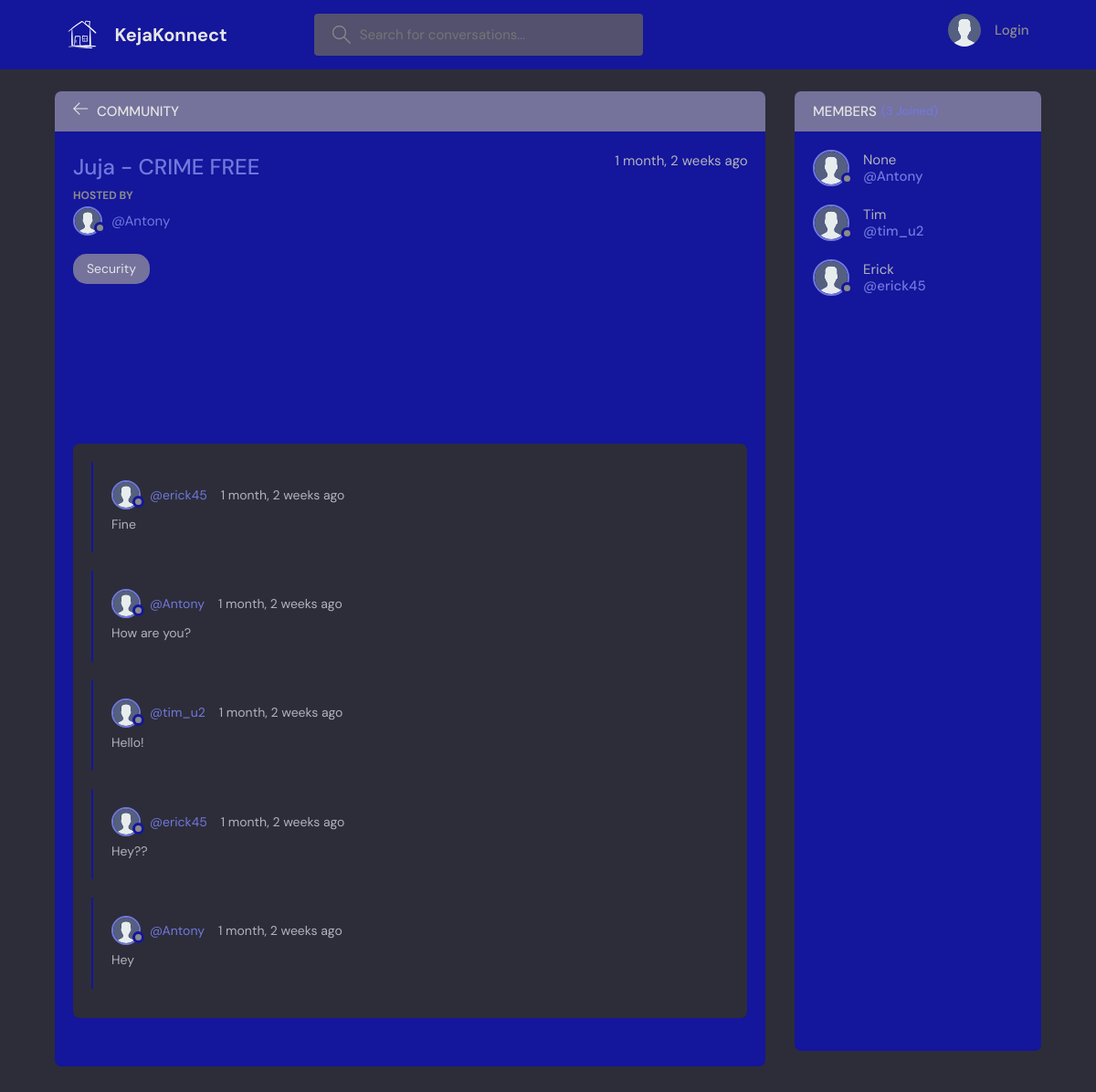
The page /room/1/ on the database its author committed.
### base/models.py (models this page shows, shortened)
class Room(models.Model):
    host = models.ForeignKey(User, on_delete=models.SET_NULL, null=True)
    topic = models.ForeignKey(Topic, on_delete=models.SET_NULL, null=True)
    name = models.CharField(max_length=200)
    description = models.TextField(null=True, blank=True)
    participants = models.ManyToManyField(
        User, related_name='participants', blank=True)
    updated = models.DateTimeField(auto_now=True)
    created = models.DateTimeField(auto_now_add=True)
    class Meta:
        ordering = ['-updated', '-created']

class User(AbstractUser):
    name = models.CharField(max_length=200, null=True)
    email = models.EmailField(unique=True, null=True)
    bio = models.TextField(null=True)
    avatar = models.ImageField(null=True, default="avatar.svg")
    USERNAME_FIELD = 'email'
    REQUIRED_FIELDS = ['username']

class Topic(models.Model):
    name = models.CharField(max_length=200)
    def __str__(self):
        return self.name

class Message(models.Model):
    user = models.ForeignKey(User, on_delete=models.CASCADE)
    room = models.ForeignKey(Room, on_delete=models.CASCADE)
    body = models.TextField()
    updated = models.DateTimeField(auto_now=True)
    created = models.DateTimeField(auto_now_add=True)
    class Meta:
        ordering = ['-updated', '-created']

### base/views.py (the view, shortened to what this page needs)
# urls.py: path('room/<str:pk>/', views.room, name="room"),
def room(request, pk):
    room = Room.objects.get(id=pk)
    room_messages = room.message_set.all()
    participants = room.participants.all()
    context = {'room': room, 'room_messages': room_messages,
               'participants': participants}
    return render(request, 'base/room.html', context)

### base/templates/base/room.html (shortened to what this page needs)
{% extends 'main.html' %}
{% block content %}
<main class="profile-page layout layout--2">
  <div class="container">
    <div class="room">
      <div class="room__top">
        <div class="room__topLeft">
          <a href="{% url 'home' %}">
            <svg version="1.1" xmlns="http://www.w3.org/2000/svg" width="32" height="32" viewBox="0 0 32 32">
              <title>arrow-left</title>
              <path
                d="M13.723 2.286l-13.723 13.714 13.719 13.714 1.616-1.611-10.96-10.96h27.625v-2.286h-27.625l10.965-10.965-1.616-1.607z">
              </path>
            </svg>
          </a>
          <h3>Community</h3>
        </div>
      </div>
      <div class="room__box scroll">
        <div class="room__header scroll">
          <div class="room__info">
            <h3>{{room.name}}</h3>
            <span>{{room.created|timesince}} ago</span>
          </div>
          <div class="room__hosted">
            <p>Hosted By</p>
            <a href="{% url 'user-profile' room.host.id %}" class="room__author">
              <div class="avatar avatar--small">
                <img src="{{room.host.avatar.url}}" />
              </div>
              <span>@{{room.host.username}}</span>
            </a>
          </div>
          <span class="room__topics">{{room.topic}}</span>
        </div>
        <div class="room__conversation">
          <div class="threads scroll">
            {% for message in room_messages %}
            <div class="thread">
              <div class="thread__top">
                <div class="thread__author">
                  <a href="{% url 'user-profile' message.user.id %}" class="thread__authorInfo">
                    <div class="avatar avatar--small">
                      <img src="{{message.user.avatar.url}}" />
                    </div>
                    <span>@{{message.user.username}}</span>
                  </a>
                  <span class="thread__date">{{message.created|timesince}} ago</span>
                </div>
              </div>
              <div class="thread__details">
                {{message.body}}
              </div>
            </div>
            {% endfor %}
          </div>
        </div>
      </div>
    </div>
    <div class="participants">
      <h3 class="participants__top">Members <span>({{participants.count}} Joined)</span></h3>
      <div class="participants__list scroll">
        {% for user in participants %}
        <a href="{%  url 'user-profile' user.id %}" class="participant">
          <div class="avatar avatar--medium">
            <img src="{{user.avatar.url}}" />
          </div>
          <p>
            {{user.name}}
            <span>@{{user.username}}</span>
          </p>
        </a>
        {% endfor %}
      </div>
    </div>
  </div>
</main>
{% endblock content %}

### rows shown on the page
Room: name "Juja - CRIME FREE", created "1 month, 2 weeks", host.avatar (placeholder picture), host.username "Antony", topic "Security"
Message: user.avatar (placeholder picture), user.username "erick45", created "1 month, 2 weeks", body "Fine"
Message: user.avatar (placeholder picture), user.username "Antony", created "1 month, 2 weeks", body "How are you?"
Message: user.avatar (placeholder picture), user.username "tim_u2", created "1 month, 2 weeks", body "Hello!"
Message: user.avatar (placeholder picture), user.username "erick45", created "1 month, 2 weeks", body "Hey??"
Message: user.avatar (placeholder picture), user.username "Antony", created "1 month, 2 weeks", body "Hey"
User: avatar (placeholder picture), name "None", username "Antony"
User: avatar (placeholder picture), name "Tim", username "tim_u2"
User: avatar (placeholder picture), name "Erick", username "erick45"
